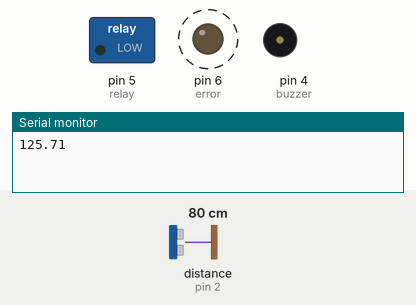
This sketch was run on a simulated Arduino Uno, built with avr-gcc and run on an emulated ATmega328P. On the bench: switched loads named in the sketch (green lamp = pin HIGH), output pins drawn as LEDs (lit = HIGH), buzzer (waves = sounding, pin HIGH), the last lines printed to the serial monitor. Wiring (inferred from the names in the program): ultrasonic range finder: trigger pin 3; echo pin 2. Dashed ring = blinking. Inputs (shaded band) come from the test bench; at power-on: distance to the obstacle (sensor on pin 2) 80 cm. The echo pulse lasts 58.3 µs per cm; pins used as bus, display or sensor lines are not drawn.

Above: at 1.2 s.
1.3 s: distance to the obstacle (sensor on pin 2) set to 68 cm
3.8 s: distance to the obstacle (sensor on pin 2) set to 59 cm
At 5.9 s:
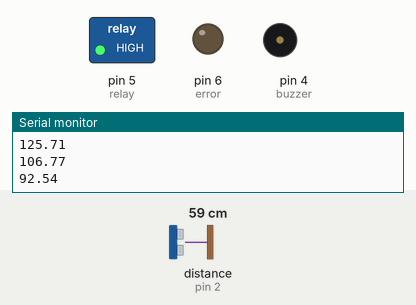
7.3 s: distance to the obstacle (sensor on pin 2) set to 11 cm
9.8 s: distance to the obstacle (sensor on pin 2) set to 8 cm
At 10.23 s:
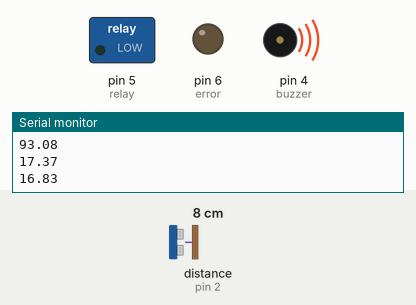
13.5 s: distance to the obstacle (sensor on pin 2) set to 36 cm
16.2 s: distance to the obstacle (sensor on pin 2) set to 43 cm
At 19.1 s:
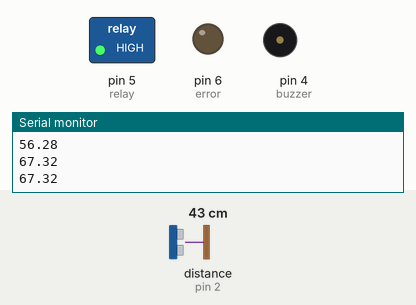
Timing chart, 0 to 20.6 s (numbered marks = the images above; inputs shaded):
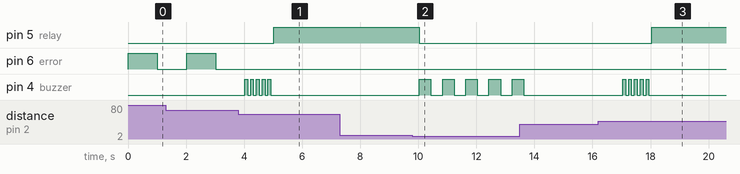

The sketch:

AMC_BETA_official_v20.01.17.ino
```cpp
//Pins for transfer and receive
int echo=2;
int trigger=3;

//Buzzer for alerm
int buzzer=4;

//Relay for switching
int relay=5;

//Error indicator
int error=6;

//This will check if water alerm has been alerted or not
String triggered="null";

//Delay time between each buzz when water is high or low
int delayHigh=400;
int delayLow=100;

//It will count how  many times buzzer has been buzzed
int count;

//The distance of water from sensor or tank top
float waterDistance;

//Duration between signal transmit and receive
long duration;

//Delay between each read of SONAR
int timeBreak=1000;

//The height of tank in inches
float tankHeight = 25;

//Maximum and minimum value of water level when to trigger alarm (In percentage)
int spaceMax = 60;
int spaceMin = 15;

//Distance of water from tank top or sensor (In percentage)
float ToPercent;

//Alarm function when water is in max limit
void alarmHigh() {
  digitalWrite(buzzer, HIGH);
  delay(delayHigh);
  digitalWrite(buzzer, LOW);
  delay(delayHigh);
  }

//Alarm function when water is in min limit
void alarmLow() {
  digitalWrite(buzzer, HIGH);
  delay(delayLow);
  digitalWrite(buzzer, LOW);
  delay(delayLow);
  }

void convert() {
  waterDistance = (duration/2) / (29.1*2.54);
  }


//Function to throw and receive signal
void throwSignal() {
  digitalWrite(trigger, LOW);
  delayMicroseconds(2);
  digitalWrite(trigger, HIGH);
  delayMicroseconds(10);
  digitalWrite(trigger, LOW);
  duration = pulseIn(echo, HIGH);
  }

//Define percentage : Function to convert signal duration to water distance (In percentage)
void DefPercent() {
  convert();
  ToPercent=100*waterDistance/tankHeight;
  }

//Function for main operation
void Operation() {
  if (ToPercent>100) {
    analogWrite(error, 255);
    digitalWrite(relay, LOW);
    delay(timeBreak);
    digitalWrite(error, LOW);
    }

  else if (ToPercent>spaceMax && ToPercent<=100) {
    for (count=0; count<5 && triggered=="up"; count++) {
      alarmLow();
      }

    analogWrite(relay,255);
    triggered="down";
    }

  else if (ToPercent<spaceMin) {
    digitalWrite(relay,LOW);
    for (count=0; count<5 && triggered=="down"; count++) {
      alarmHigh();
      }
    triggered="up";
    }
  count=0;
  }

void setup() {
  Serial.begin(9600);
  pinMode(trigger, OUTPUT);
  pinMode(echo, INPUT);
  pinMode(buzzer, OUTPUT);
  pinMode(relay, OUTPUT);
  throwSignal();
  DefPercent();
  if (ToPercent<spaceMin) {triggered="down";}
  else if (ToPercent>spaceMax) {triggered="up";}
}

void loop() {
  throwSignal();
  DefPercent();
  Operation();

  Serial.println(ToPercent);
  delay(timeBreak);
}
```

Measured:
- the behaviour switches between 64 and 63 cm on distance to the obstacle (sensor on pin 2) (found by bisection; images 0 and 1)
- the behaviour switches between 10 and 9 cm on distance to the obstacle (sensor on pin 2) (found by bisection; images 1 and 2)
- the behaviour switches between 38 and 39 cm on distance to the obstacle (sensor on pin 2) (found by bisection; images 2 and 3)
- after the input at 3.8 s, pin 5 (relay): LOW → HIGH after 1.2 s; pin 6 (error): stops changing and stays LOW; pin 4 (buzzer): alternates HIGH for 0.10 s and LOW for 0.10 s, 10 changes in all, then stays LOW, starting after 0.22 s
- after the input at 9.8 s, pin 5 (relay): HIGH → LOW after 0.23 s; pin 4 (buzzer): alternates HIGH for 0.40 s and LOW for 0.40 s, starting after 0.23 s
- after the input at 16.2 s, pin 5 (relay): LOW → HIGH after 1.8 s; pin 4 (buzzer): alternates HIGH for 0.10 s and LOW for 0.10 s, 10 changes in all, then stays LOW, starting after 0.84 s
